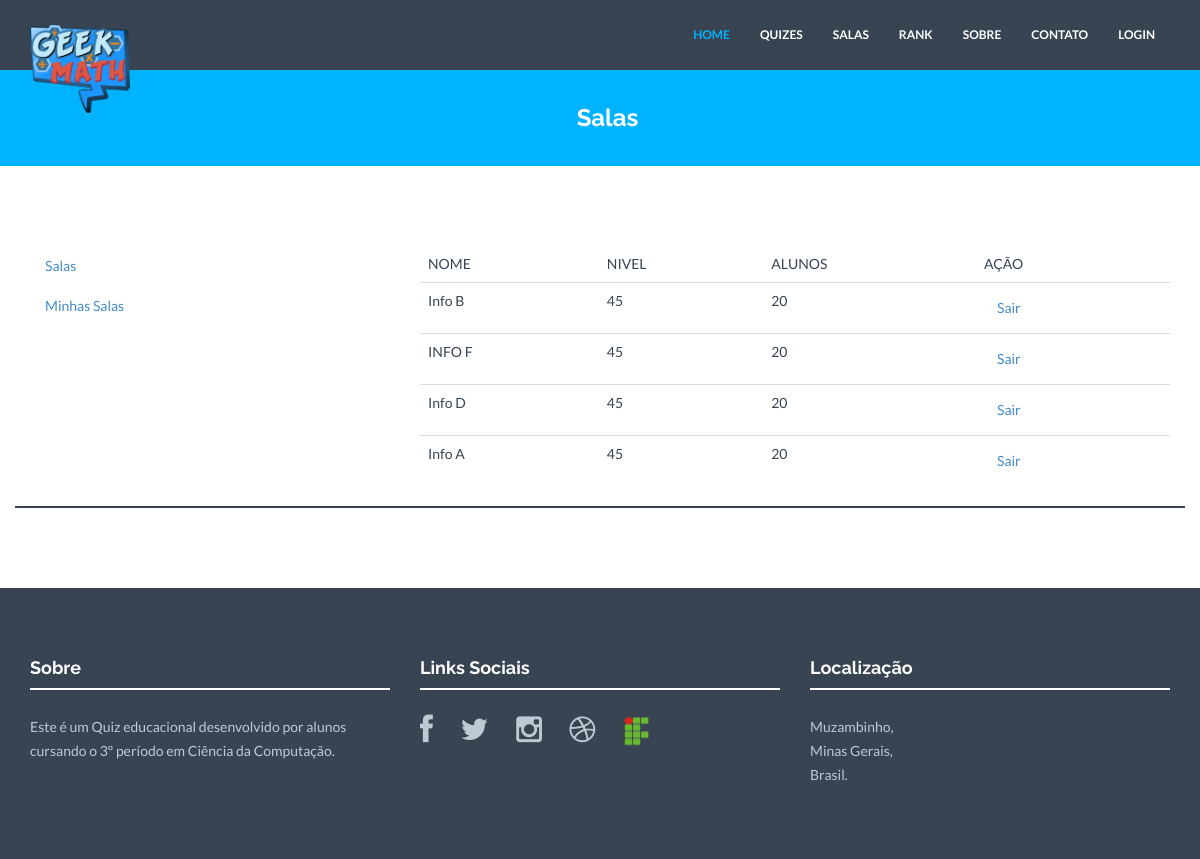
Page /index.php/front_salas on the committed database.
### tables this page shows
CREATE TABLE IF NOT EXISTS `sala` (
  `sala_id` int(11) NOT NULL AUTO_INCREMENT,
  `sala_nome` tinytext,
  `sala_descricao` tinytext,
  `sala_cod` tinytext,
  `professor_prof_id` int(11) NOT NULL,
  PRIMARY KEY (`sala_id`,`professor_prof_id`),
  KEY `fk_sala_professor1_idx` (`professor_prof_id`),
  CONSTRAINT `fk_sala_professor1` FOREIGN KEY (`professor_prof_id`) REFERENCES `professor` (`prof_id`) ON DELETE NO ACTION ON UPDATE NO ACTION
);

### application/controllers/Front_Salas.php (called while the page is built, shortened)
<?php
	class Front_Salas extends CI_Controller {
		public function __construct(){
			$this->load->model('Model_Salas');
		}
		public function index(){
			$dados = array();
			$dados['salas'] = $this->Model_Salas->salas();
			$this->load->view('Front_Header');
			$this->load->view('Front_Salas', $dados);
			$this->load->view('Front_Footer');
		}
	}
?>

### index.php (called while the page is built, shortened)
<?php
require_once BASEPATH.'core/CodeIgniter.php';

### application/models/Model_Salas.php (called while the page is built, shortened)
<?php
	class Model_salas extends CI_Model{
		public $id_quiz;
		public function salas(){
			if($this->id_quiz != null){
				$this->db->where('quiz_quiz_id', $this->id_quiz);
				$this->db->join('sala', 'sala_id = sala_sala_id');
				return $this->db->get('quiz_has_sala')->result();
			} else {
				return $this->db->get('sala')->result();
			}
		}
	}
?>

### application/views/Front_Salas.php (the view)
<div id="blue">
	<div class="container">
		<div class="row" style="text-align:center">
			<h3>Salas</h3>
		</div>
	</div>
</div>
<div class="container mtb">
	<div class="row hline">
		<div class="col-lg-4">
			<ul class="nav flex-column">
				<li><a href="">Salas</a></li>
				<li><a href="">Minhas Salas</a></li>
			</ul>
		</div>
		<div class="col-lg-8">
			<table class="table table-hover">
				<thead>
					<tr>
						<td>NOME</td>
						<td>NIVEL</td>
						<td>ALUNOS</td>
						<td>AÇÃO</td>
					</tr>
				</thead>
				<tbody>
					<?php if($salas != null)
					foreach($salas as $dad): ?>
					<tr>
						<td><?php echo $dad->sala_nome ?></td>
						<td>45</td>
						<td>20</td>
						<td>
							<a href="<?php echo base_url('index.php/Back_Salas/sair'); ?>?id=<?= $dad->sala_id;?>" class="btn btn_danger btn-outline btn-rouded">Sair</a>
						</td>
					</tr>
					<?php endforeach; ?>
				</tbody>
			</table>
		</div>
	</div>
</div>

### conf/Frontend/css/style.css (style rules this page uses)
* { margin: 0; padding: 0px; }
body { background: #ffffff; margin: 0; height: 100%; color: #384452; font-family: 'Lato', sans-serif; font-weight: 400; }
h1, h2, h3, h4, h5, h6 { font-family: 'Raleway', sans-serif; font-weight: 700; }
a { padding: 0; margin: 0; text-decoration: none; -webkit-transition: background-color .4s linear, color .4s linear; -moz-transition: background-color .4s linear, color .4s linear; -o-transition: background-color .4s linear, color .4s linear; -ms-transition: background-color .4s linear, color .4s linear; transition: background-color .4s linear, color .4s linear; }
.mtb { margin-top: 80px; margin-bottom: 80px; }
.hline { border-bottom: 2px solid #384452; }
#blue { background: #00b3fe; margin-top: 60px; margin-bottom: 60px; padding-top: 25px; padding-bottom: 25px; }
#blue h3 { color: white; margin-left: 15px; }

### rows in the picture
sala: sala_nome "Info B"
sala: sala_nome "INFO F"
sala: sala_nome "Info D"
sala: sala_nome "Info A"
